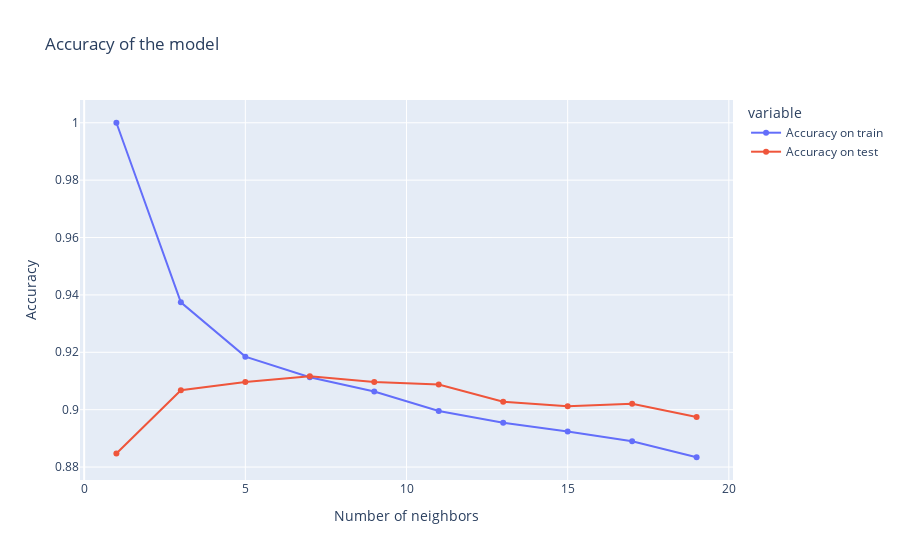

The notebook cell saved with this chart:
### Markdown cell above
3.2. Plot the results to visualize the best number of neighbors

### Code cell
fig = px.line(
    df, x="Number of neighbors", y=["Accuracy on train", "Accuracy on test"],
    title="layout.hovermode='x'"
)  # create the plot
fig.update_traces(mode="markers+lines", hovertemplate=None)  # add the markers and the lines
fig.update_layout(
    title="Accuracy of the model",
    xaxis_title="Number of neighbors",
    yaxis_title="Accuracy",
    hovermode="x",
)  # add the title and the axis labels
# set the scale of the x axis
fig.show()

### Figure 1 — Plotly figure (JSON) as saved in the notebook; plotly's stock layout.template omitted (floating-point values rounded to 4 significant figures)
{"data": [{"legendgroup": "Accuracy on train", "line": {"color": "#636efa", "dash": "solid"}, "marker": {"symbol": "circle"}, "mode": "markers+lines", "name": "Accuracy on train", "orientation": "v", "showlegend": true, "type": "scatter", "x": [1, 3, 5, 7, 9, 11, 13, 15, 17, 19], "xaxis": "x", "y": [1, 0.9374, 0.9185, 0.9113, 0.9064, 0.8996, 0.8955, 0.8924, 0.889, 0.8834], "yaxis": "y"}, {"legendgroup": "Accuracy on test", "line": {"color": "#EF553B", "dash": "solid"}, "marker": {"symbol": "circle"}, "mode": "markers+lines", "name": "Accuracy on test", "orientation": "v", "showlegend": true, "type": "scatter", "x": [1, 3, 5, 7, 9, 11, 13, 15, 17, 19], "xaxis": "x", "y": [0.8847, 0.9068, 0.9097, 0.9117, 0.9097, 0.9088, 0.9028, 0.9012, 0.9021, 0.8974], "yaxis": "y"}], "layout": {"hovermode": "x", "legend": {"title": {"text": "variable"}, "tracegroupgap": 0}, "title": {"text": "Accuracy of the model"}, "xaxis": {"anchor": "y", "domain": [0, 1], "title": {"text": "Number of neighbors"}}, "yaxis": {"anchor": "x", "domain": [0, 1], "title": {"text": "Accuracy"}}}}
